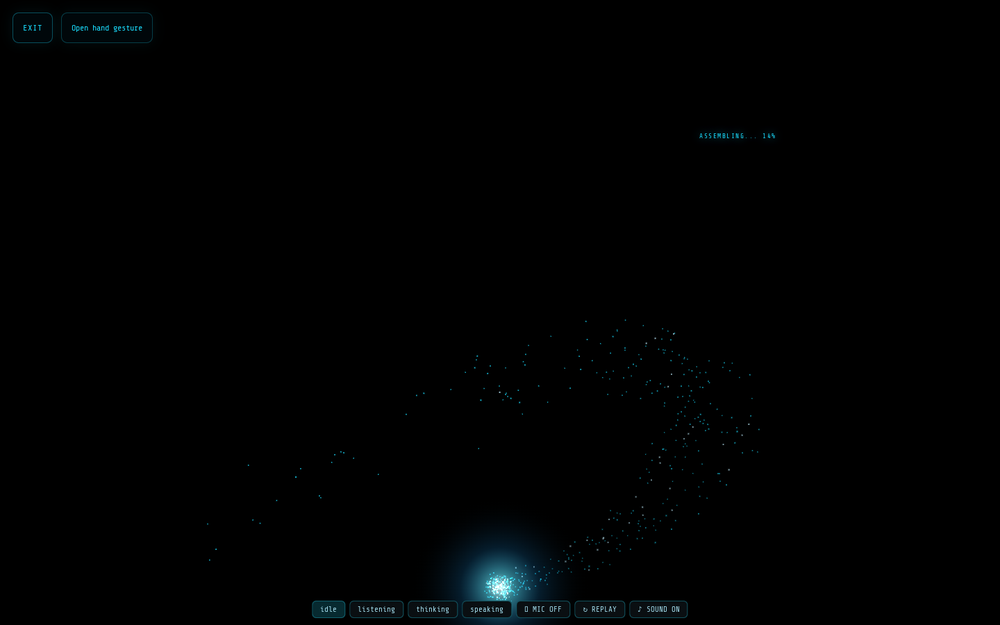
#> input picture docs/verification/step3/live-t1-a.png, 1000 x 625 px, shrunk from 1440 x 900 before the run, found by its file name; the run also reads 1 picture not shown here
$ python _m_1.py
#> lines starting #> are read from the running program, lines starting #| are printed output that depends on the picture

import json
from PIL import Image
import numpy as np
def m(a,b):
    A=np.asarray(Image.open(a).convert('RGB'),float); B=np.asarray(Image.open(b).convert('RGB'),float)
    d=np.abs(A-B).max(axis=2); return {'gt8':round(100*float((d>8).mean()),4),'gt32':round(100*float((d>32).mean()),4),'mae':round(float(d.mean()),4),'meanA':round(float(A.mean()),2),'meanB':round(float(B.mean()),2)}
#> after `d = np.abs(A - B).max(axis=2)`:
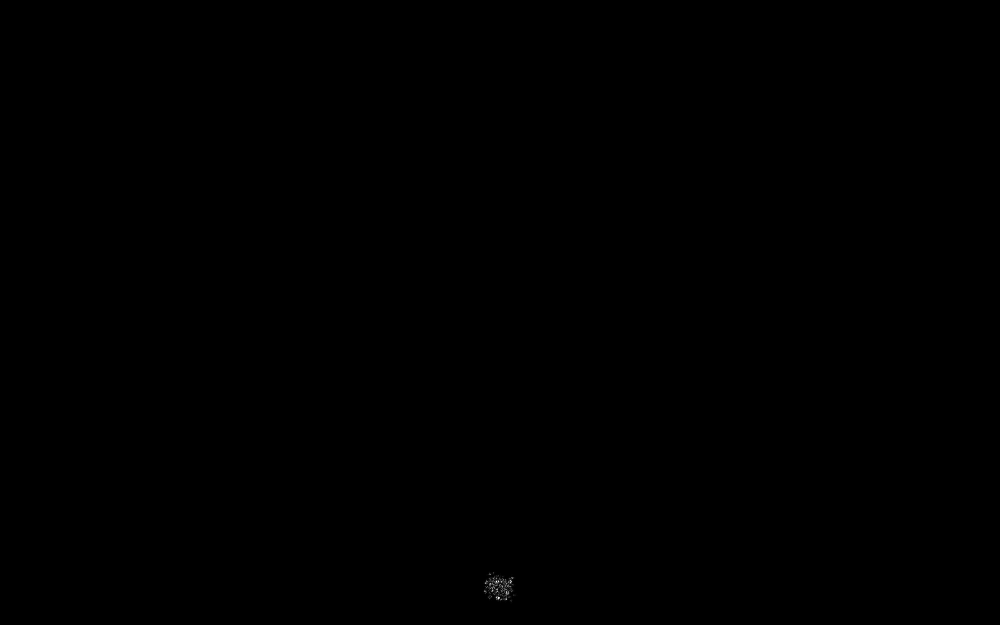
#> d: shape (625, 1000) float64; min 0, max 80, mean 0; drawn with min black and max white
print(json.dumps({'baseline':m('/home/user/Kerja-Arena/verification/step3/live-t1-a.png','/home/user/Kerja-Arena/verification/step3/live-t1-b.png'),'rebuild':m('/home/user/Kerja-Arena/verification/step3/build-t1.png','/home/user/Kerja-Arena/verification/step3/live-t1-a.png')}))
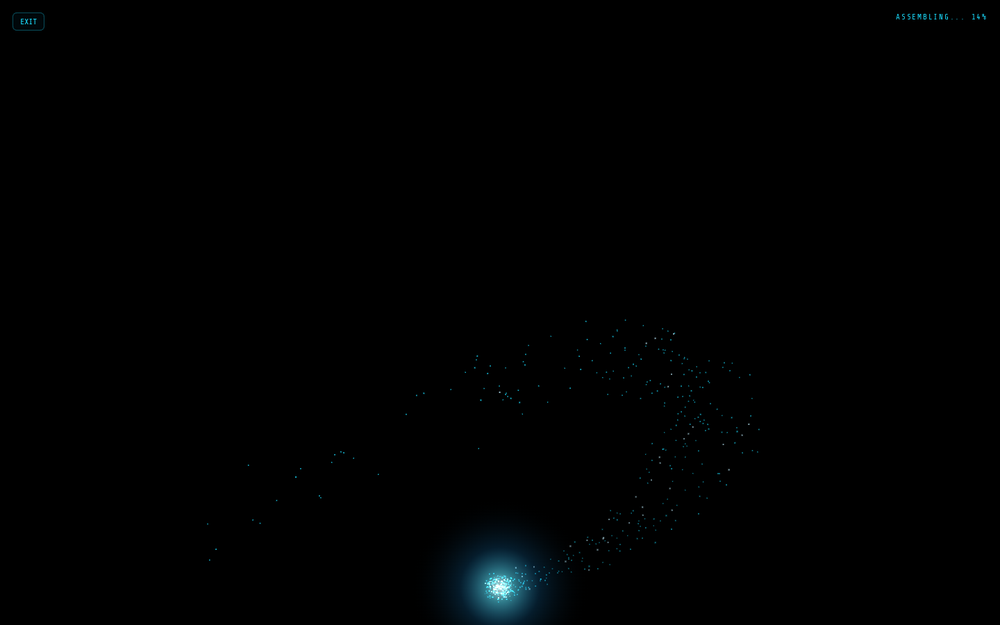
#> input picture docs/verification/step3/build-t1.png, 1000 x 625 px, shrunk from 1440 x 900 before the run, found by its file name
